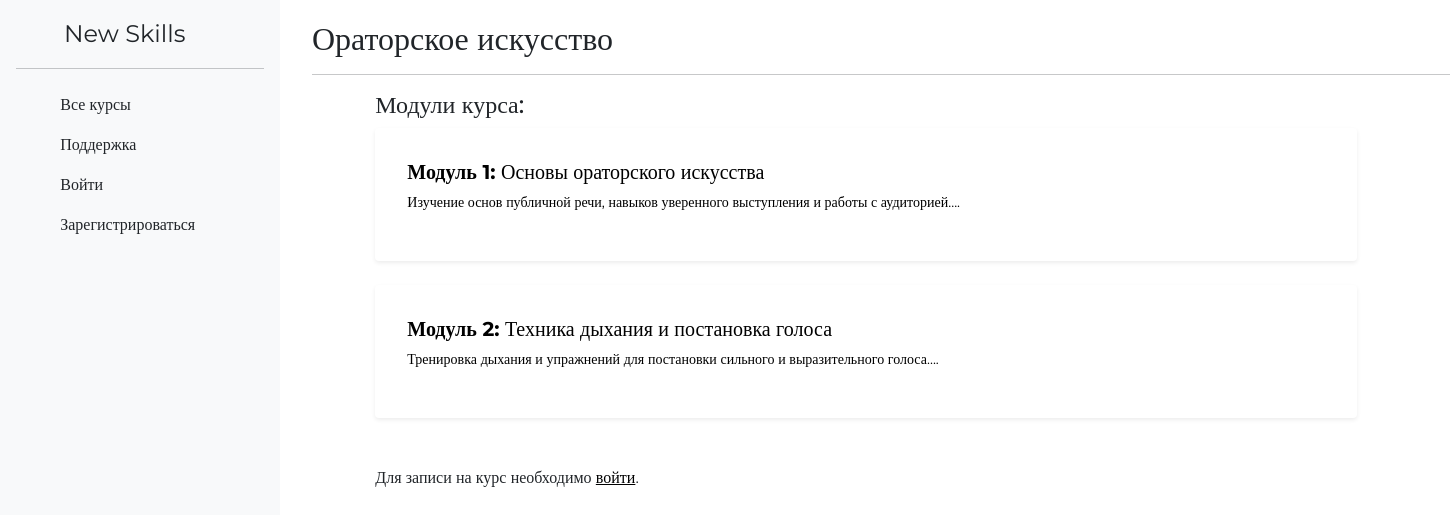
/courses/2/, run on the app's committed database.
### SKILLS/models.py (models this page shows, shortened)
class Course(models.Model):
    title = models.CharField(max_length=255)
    description = models.TextField()
    image = models.ImageField(upload_to='media/course', blank=True, null=True)
    users = models.ManyToManyField(User, through='CourseEnrollment', related_name='courses')

class Module(models.Model):
    course = models.ForeignKey(Course, related_name='modules', on_delete=models.CASCADE)
    title = models.CharField(max_length=255)
    description = models.TextField()
    order = models.IntegerField()  # Порядок модулей
    class Meta:
        ordering = ['order']  # Сортировка модулей по порядку

### SKILLS/views.py (the view)
# urls.py: path('courses/<int:course_id>/', views.course_details, name='course_details'),
def course_details(request, course_id):
    course = get_object_or_404(Course, id=course_id)
    modules = Module.objects.filter(course=course).order_by('order')  # Получаем все модули курса
    return render(request, 'course_details.html', {'course': course, 'modules': modules})

### SKILLS/templates/course_details.html (shortened to what this page needs)
{% load static %}
<!DOCTYPE html>
<html lang="en">
<head>
        <link href="https://cdn.jsdelivr.net/npm/bootstrap@5.0.1/dist/css/bootstrap.min.css" rel="stylesheet">
</head>
<body>
    <div class="d-flex flex-column flex-shrink-0 p-3 bg-light" style="width: 280px; height: 100vh; position: fixed; top: 0; left: 0;">
        <a href="/" class="d-flex align-items-center mb-3 mb-md-0 me-md-auto link-dark text-decoration-none">
            <svg class="bi me-2" width="40" height="32"><use xlink:href="#bootstrap"></use></svg>
            <span class="fs-4">New Skills</span>
        </a>
        <hr>
        <ul class="nav nav-pills flex-column mb-auto">
            <li class="nav-item">
                <a href="{% url 'course_list' %}" class="nav-link link-dark" aria-current="page">
                    <svg class="bi me-2" width="16" height="16"><use xlink:href="#home"></use></svg>
                    Все курсы
                </a>
            </li>
            <li>
                <a href="https://t.me/qnelich" class="nav-link link-dark">
                    <svg class="bi me-2" width="16" height="16"><use xlink:href="#grid"></use></svg>
                    Поддержка
                </a>
            </li>
            {% if user.is_authenticated %}
            <li>
                <a href="{% url 'mycourses' %}" class="nav-link link-dark">
                    <svg class="bi me-2" width="16" height="16"><use xlink:href="#speedometer2"></use></svg>
                    Мои курсы
                </a>
            </li>
            <li>
                <a href="{% url 'profile' %}" class="nav-link link-dark" >
                    <svg class="bi me-2" width="16" height="16"><use xlink:href="#table"></use></svg>
                    Мой профиль
                </a>
            </li>
            <li>
                <a href="{% url 'logout' %}" class="nav-link link-dark">
                    <svg class="bi me-2" width="16" height="16"><use xlink:href="#people-circle"></use></svg>
                    Выйти
                </a>
            </li>
            {% else %}
            <li>
                <a href="{% url 'login' %}" class="nav-link link-dark">
                    <svg class="bi me-2" width="16" height="16"><use xlink:href="#person"></use></svg>
                    Войти
                </a>
            </li>
            <li>
                <a href="{% url 'register' %}" class="nav-link link-dark">
                    <svg class="bi me-2" width="16" height="16"><use xlink:href="#person-add"></use></svg>
                    Зарегистрироваться
                </a>
            </li>
            {% endif %}
        </ul>
    </div>
    <div class="main-content container">
    <h2>{{ course.title }}</h2>
    <hr>
    <div class="row">
        <div class="col-md-8 mx-auto">
            <h4>Модули курса:</h4>
            {% for module in modules %}
                <a href="{% url 'module_detail' module.id %}" class="text-decoration-none">
                    <div class="card p-3 mb-4 shadow-sm" style="border: none;">
                        <div class="card-body">
                            <h5><b>Модуль {{ module.order }}:</b> {{ module.title }}</h5>
                            <p style="font-size: 14px;">{{ module.description|slice:":150" }}...</p>
                        </div>
                    </div>
                </a>
            {% empty %}
                <p>Нет доступных модулей для этого курса.</p>
            {% endfor %}
        </div>
    </div>
    <div class="row mt-4">
        <div class="col-md-8 mx-auto">
            {% if user.is_authenticated %}
                {% if user not in course.users.all %}
                    <form method="post" action="{% url 'enroll_course' course.id %}">
                        {% csrf_token %}
                        <button type="submit" class="btn btn-dark">Записаться на курс</button>
                    </form>
                {% else %}
                    <p>Вы уже записаны на этот курс.</p>
                {% endif %}
            {% else %}
                <p>Для записи на курс необходимо <a href="{% url 'login' %}">войти</a>.</p>
            {% endif %}
        </div>
    </div>
</div>
</body>
</html>

### SKILLS/templates/course_details.html (style rules this page uses)
* { font-family: "Montserrat", serif; }
.main-content { margin-left: 300px; padding-top: 20px; }
.main-content .row { margin-left: -200px; }
a { color: black; }

### data on the page
Course: title "Ораторское искусство"
Module: order "1", title "Основы ораторского искусства", description "Изучение основ публичной речи, навыков уверенного выступления и работы с аудиторией."
Module: order "2", title "Техника дыхания и постановка голоса", description "Тренировка дыхания и упражнений для постановки сильного и выразительного голоса."
